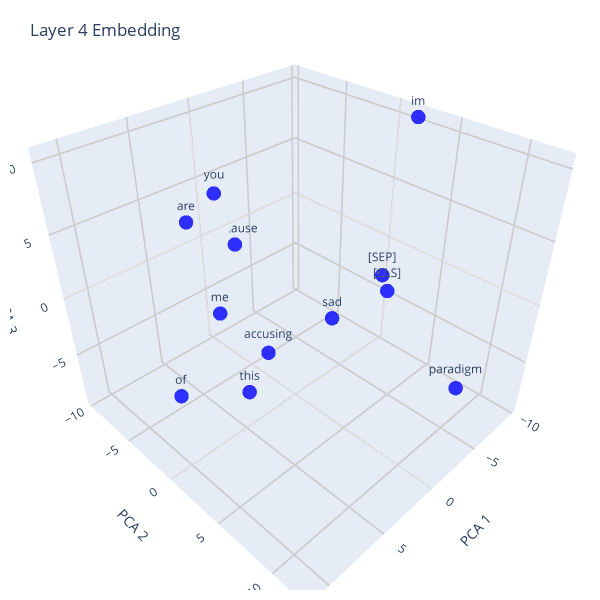

Notebook code for this chart:
### Code cell
hidden_states = outputs.hidden_states
tokens = tokenizer.convert_ids_to_tokens(inputs["input_ids"][0])

layer_num = 4
n_components = 3
embeds = get_reduced_embeddings(
    hidden_states=hidden_states, 
    layer=layer_num, 
    tokenized_text=tokens, 
    n_components=n_components
)
plot_embeddings_interactive(embeds, tokens, f'Layer {layer_num} Embedding')

### Figure 1 — Plotly figure (JSON) as saved in the notebook; plotly's stock layout.template omitted (floating-point values rounded to 4 significant figures)
{"data": [{"marker": {"color": "blue", "opacity": 0.8, "size": 5}, "mode": "markers+text", "text": ["[CLS]", "im", "sad", "because", "you", "are", "accusing", "me", "of", "this", "paradigm", "[SEP]"], "textposition": "top center", "type": "scatter3d", "x": [-2.941, -9.667, -8.519, -2.768, 1.643, 4.303, 0.03251, 7.186, 11.18, 7.715, -2.113, -6.05], "y": [5.671, 2.017, -4.106, -9.725, -6.2, -5.971, -2.95, 0.788, 1.608, 3.819, 12.24, 2.81], "z": [1.286, 10.37, -9.184, -1.658, 5.802, 4.7, -7.345, 2.203, -1.444, -1.937, -2.529, -0.267]}], "layout": {"autosize": false, "height": 600, "margin": {"b": 10, "l": 10, "r": 10, "t": 0}, "scene": {"xaxis": {"gridcolor": "rgba(0, 0, 0, 0.2)", "gridwidth": 4, "showgrid": true, "title": {"text": "PCA 1"}}, "yaxis": {"gridcolor": "rgba(0, 0, 0, 0.2)", "gridwidth": 4, "showgrid": true, "title": {"text": "PCA 2"}}, "zaxis": {"gridcolor": "rgba(0, 0, 0, 0.2)", "gridwidth": 4, "showgrid": true, "title": {"text": "PCA 3"}}}, "title": {"text": "Layer 4 Embedding", "y": 0.96}, "width": 600}}
